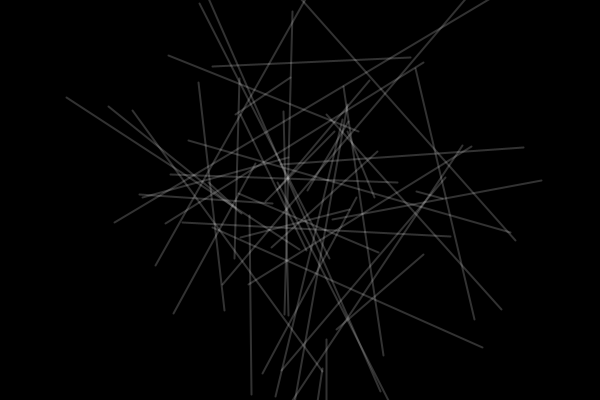
Frame 1 (no input)
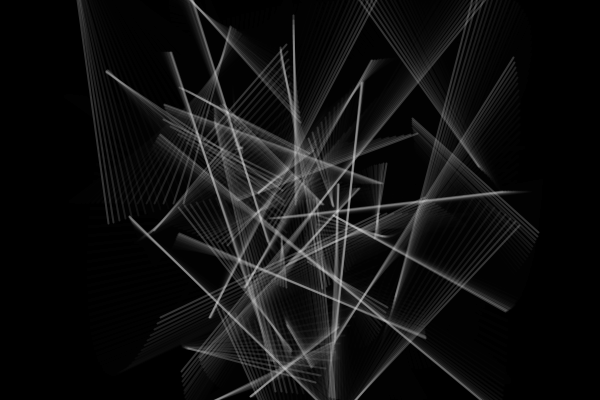
Frame 60 (the mouse pressed at the canvas centre just before this capture)
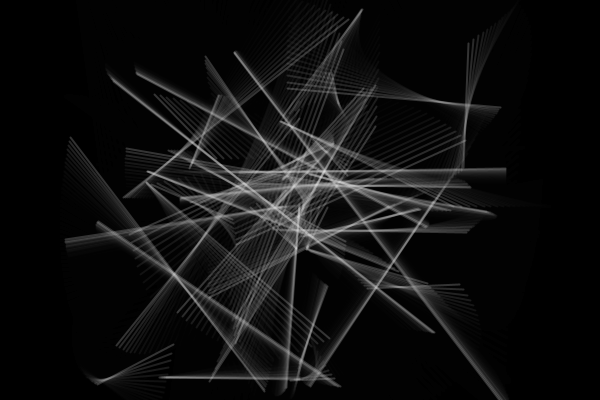
Frame 120 (the mouse held since frame 60 and released just before this capture)

The Processing sketch that drew these frames (run headless with seeded random() and noise(); from frame 60 on, the mouse is pressed at the canvas centre):

// Processing sketch: processing_56318
// ── processing_56318.pde

int num=100;
MARLines[] marl=new MARLines[num];

void setup() {
  size(600, 400);
  background(0);
  strokeWeight(2);
  for (int i=0; i<num; i++) {
    marl[i]=new MARLines(0, 0, random(-250, 250), random(-250, 250), random(360), random(360), 
    random(-0.001, 0.001), random(-0.001, 0.001), random(-3, 3), random(-3, 3));
  }
}

void draw() {
  fadeToWhite();
  translate(width/2, height/2);
  beginShape(LINES);
  for (int i=0; i<num; i++) {
    marl[i].update();
    marl[i].display();
  }
  endShape();
}

void fadeToWhite() {
  fill(0, 50);
  noStroke();
  rect(0, 0, width, height);
}

void mousePressed() {
  background(0);
  for (int i=0; i<num; i++) {
    marl[i]=new MARLines(0, 0, random(-250, 250), random(-250, 250), random(360), random(360), 
    random(-0.001, 0.001), random(-0.001, 0.001), random(-3, 3), random(-3, 3));
  }
}

class MARLines {
  float X, Y, rX, rY, rdX, rdY, amX, amY, am2X, am2Y;
  MARLines(float nX, float nY, float nRX, float nRY, float nRdX, float nRdY, 
  float nAmX, float nAmY, float nAm2X, float nAm2Y) {
    X=nX;
    Y=nY;
    rX=nRX;
    rY=nRY;
    rdX=nRdX;
    rdY=nRdY;
    amX=nAmX;
    amY=nAmY;
    am2X=nAm2X;
    am2Y=nAm2Y;
  }

  void update() {
    rX=rX+amX;
    rY=rY+amY;
    if (rX>150 || rX<-150) {
      amX=-amX;
    }
    if (rY>150 || rY<-150) {
      amY=-amY;
    }
    rdX=rdX+am2X;
    rdY=rdY+am2Y;
    if (rdX>360) rdX=0;
    if (rdY>360) rdY=0;
    X=rX*cos(radians(rdX));
    Y=rY*sin(radians(rdY));
  }

  void display() {
    stroke(255, 50);
    noFill();
    vertex(X, Y);
  }
}
